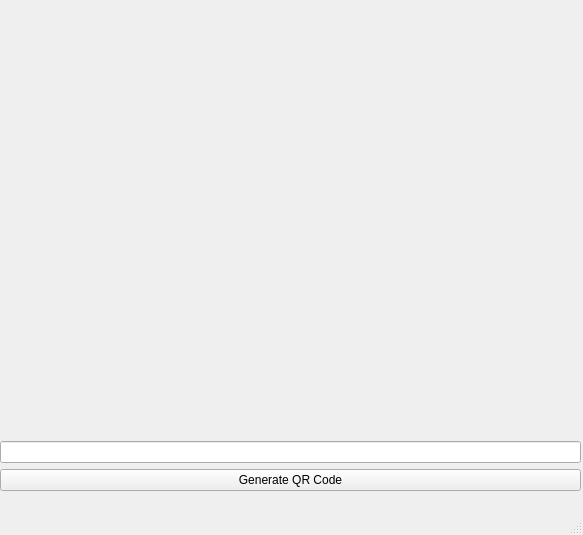
<?xml version="1.0" encoding="UTF-8"?>
<ui version="4.0">
 <class>MainWindow</class>
 <widget class="QMainWindow" name="MainWindow">
  <property name="geometry">
   <rect>
    <x>0</x>
    <y>0</y>
    <width>583</width>
    <height>535</height>
   </rect>
  </property>
  <property name="windowTitle">
   <string>MainWindow</string>
  </property>
  <widget class="QWidget" name="centralwidget">
   <widget class="QWidget" name="">
    <property name="geometry">
     <rect>
      <x>0</x>
      <y>0</y>
      <width>581</width>
      <height>491</height>
     </rect>
    </property>
    <layout class="QVBoxLayout" name="verticalLayout">
     <item>
      <widget class="QLabel" name="label">
       <property name="text">
        <string/>
       </property>
      </widget>
     </item>
     <item>
      <widget class="QLineEdit" name="lineEdit"/>
     </item>
     <item>
      <widget class="QPushButton" name="pushButton">
       <property name="text">
        <string>Generate QR Code</string>
       </property>
      </widget>
     </item>
    </layout>
   </widget>
  </widget>
  <widget class="QMenuBar" name="menubar">
   <property name="geometry">
    <rect>
     <x>0</x>
     <y>0</y>
     <width>583</width>
     <height>22</height>
    </rect>
   </property>
  </widget>
  <widget class="QStatusBar" name="statusbar"/>
 </widget>
 <resources/>
 <connections/>
</ui>
